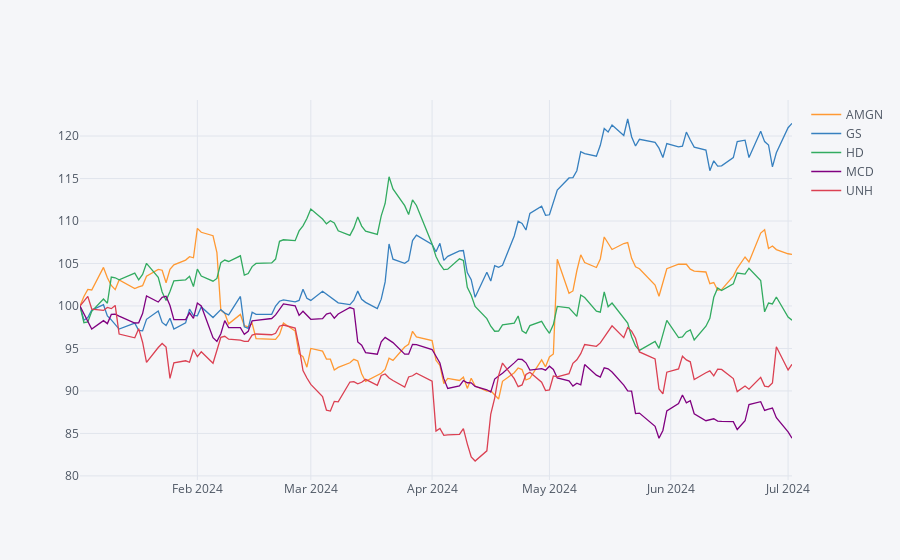

Notebook cell for this chart:
### Markdown cell above
Normalized Plot

### Code cell
# Normalize plot
df4.normalize().iplot()
